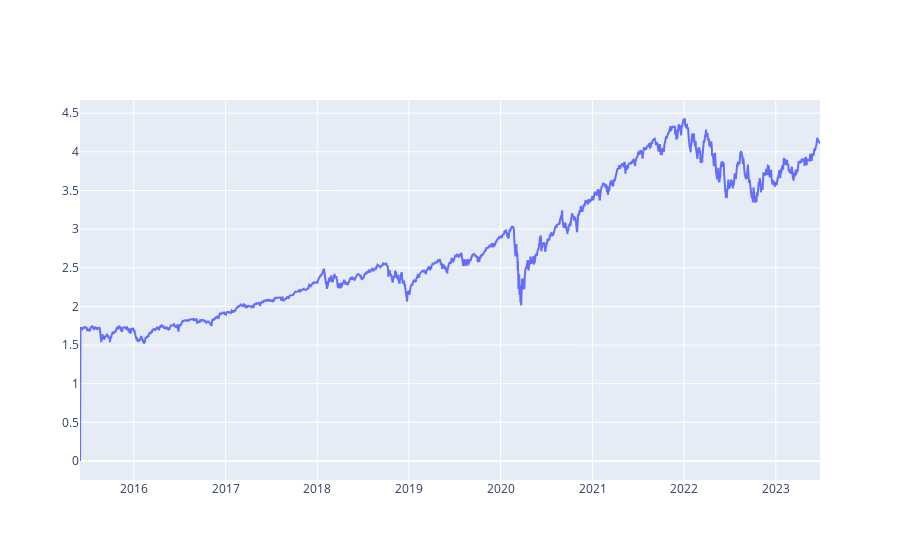

Notebook cell for this chart:
### Code cell
%load_ext autoreload
%autoreload 2

from classes.portfolio import Portfolio
from datetime import datetime
import plotly.graph_objects as go

portfolio = Portfolio("ZEN", initial_cash=10000, tickers=["SPY"])
portfolio.buy(datetime(2015, 6, 1), 'SPY', 1)
portfolio.buy(datetime(2018, 6, 1), 'SPY', 1)
# print(portfolio.charts[ticker].get_price(datetime(2023, 6, 1)))
stats = portfolio.stats()

fig = go.Figure(go.Scatter(x=stats.chart.index, y=stats.chart.values))
fig.show()

### Figure 1 — Plotly figure (JSON) as saved in the notebook; plotly's stock layout.template omitted (floating-point values rounded to 4 significant figures; data arrays with more than 128 entries replaced by an {"elided": "..."} marker saying what was removed)
{"data": [{"type": "scatter", "x": {"elided": "2948 str values"}, "y": {"elided": "2948 float values"}}], "layout": {}}
